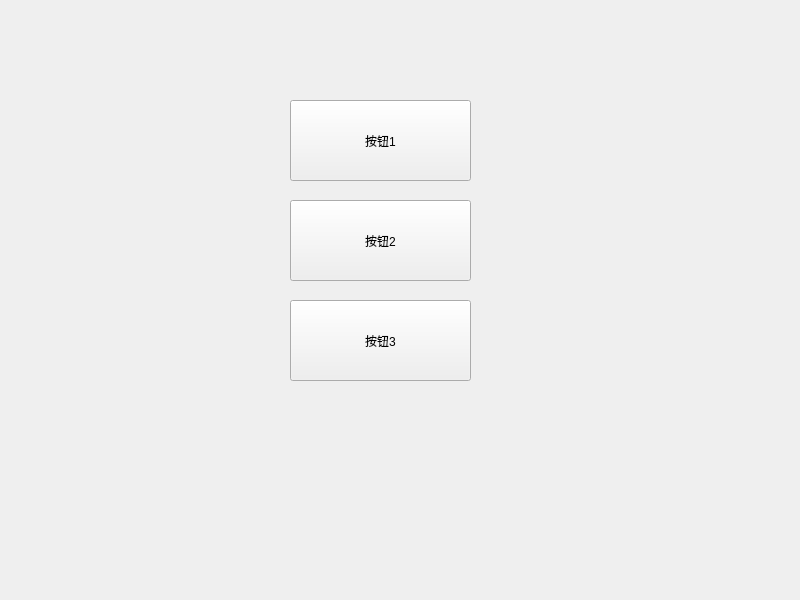
<?xml version="1.0" encoding="UTF-8"?>
<ui version="4.0">
 <class>Widget</class>
 <widget class="QWidget" name="Widget">
  <property name="geometry">
   <rect>
    <x>0</x>
    <y>0</y>
    <width>800</width>
    <height>600</height>
   </rect>
  </property>
  <property name="windowTitle">
   <string>Widget</string>
  </property>
  <widget class="QPushButton" name="pushButton">
   <property name="geometry">
    <rect>
     <x>290</x>
     <y>100</y>
     <width>181</width>
     <height>81</height>
    </rect>
   </property>
   <property name="text">
    <string>按钮1</string>
   </property>
  </widget>
  <widget class="QPushButton" name="pushButton_2">
   <property name="geometry">
    <rect>
     <x>290</x>
     <y>200</y>
     <width>181</width>
     <height>81</height>
    </rect>
   </property>
   <property name="text">
    <string>按钮2</string>
   </property>
  </widget>
  <widget class="QPushButton" name="pushButton_3">
   <property name="geometry">
    <rect>
     <x>290</x>
     <y>300</y>
     <width>181</width>
     <height>81</height>
    </rect>
   </property>
   <property name="text">
    <string>按钮3</string>
   </property>
  </widget>
 </widget>
 <resources/>
 <connections/>
</ui>
